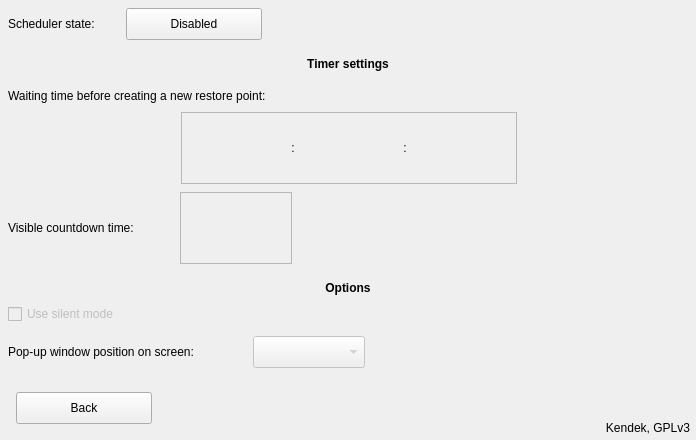
     <widget class="QWidget" name="schedulepanel" native="true">
      <property name="geometry">
       <rect>
        <x>697</x>
        <y>464</y>
        <width>696</width>
        <height>440</height>
       </rect>
      </property>
      <property name="autoFillBackground">
       <bool>true</bool>
      </property>
      <widget class="QLabel" name="schedulerstatetext">
       <property name="geometry">
        <rect>
         <x>8</x>
         <y>8</y>
         <width>113</width>
         <height>32</height>
        </rect>
       </property>
       <property name="text">
        <string>Scheduler state:</string>
       </property>
      </widget>
      <widget class="QPushButton" name="schedulerstate">
       <property name="geometry">
        <rect>
         <x>126</x>
         <y>8</y>
         <width>136</width>
         <height>32</height>
        </rect>
       </property>
       <property name="cursor">
        <cursorShape>PointingHandCursor</cursorShape>
       </property>
       <property name="focusPolicy">
        <enum>Qt::NoFocus</enum>
       </property>
       <property name="text">
        <string>Disabled</string>
       </property>
       <property name="iconSize">
        <size>
         <width>13</width>
         <height>13</height>
        </size>
       </property>
       <property name="checkable">
        <bool>true</bool>
       </property>
      </widget>
      <widget class="QLabel" name="label_24">
       <property name="geometry">
        <rect>
         <x>0</x>
         <y>48</y>
         <width>696</width>
         <height>32</height>
        </rect>
       </property>
       <property name="font">
        <font>
         <weight>75</weight>
         <bold>true</bold>
        </font>
       </property>
       <property name="text">
        <string>Timer settings</string>
       </property>
       <property name="alignment">
        <set>Qt::AlignCenter</set>
       </property>
      </widget>
      <widget class="QLabel" name="label_25">
       <property name="geometry">
        <rect>
         <x>0</x>
         <y>272</y>
         <width>696</width>
         <height>32</height>
        </rect>
       </property>
       <property name="font">
        <font>
         <weight>75</weight>
         <bold>true</bold>
        </font>
       </property>
       <property name="text">
        <string>Options</string>
       </property>
       <property name="alignment">
        <set>Qt::AlignCenter</set>
       </property>
      </widget>
      <widget class="QLabel" name="label_26">
       <property name="geometry">
        <rect>
         <x>8</x>
         <y>80</y>
         <width>680</width>
         <height>32</height>
        </rect>
       </property>
       <property name="text">
        <string>Waiting time before creating a new restore point:</string>
       </property>
      </widget>
      <widget class="QLabel" name="schedulersecondtext">
       <property name="geometry">
        <rect>
         <x>8</x>
         <y>212</y>
         <width>167</width>
         <height>32</height>
        </rect>
       </property>
       <property name="text">
        <string>Visible countdown time:</string>
       </property>
      </widget>
      <widget class="QLabel" name="windowpositiontext">
       <property name="geometry">
        <rect>
         <x>8</x>
         <y>336</y>
         <width>240</width>
         <height>32</height>
        </rect>
       </property>
       <property name="text">
        <string>Pop-up window position on screen:</string>
       </property>
      </widget>
      <widget class="QCheckBox" name="silentmode">
       <property name="enabled">
        <bool>false</bool>
       </property>
       <property name="geometry">
        <rect>
         <x>8</x>
         <y>304</y>
         <width>138</width>
         <height>20</height>
        </rect>
       </property>
       <property name="cursor">
        <cursorShape>PointingHandCursor</cursorShape>
       </property>
       <property name="focusPolicy">
        <enum>Qt::NoFocus</enum>
       </property>
       <property name="text">
        <string>Use silent mode</string>
       </property>
      </widget>
      <widget class="QComboBox" name="windowposition">
       <property name="enabled">
        <bool>false</bool>
       </property>
       <property name="geometry">
        <rect>
         <x>253</x>
         <y>336</y>
         <width>112</width>
         <height>32</height>
        </rect>
       </property>
       <property name="minimumSize">
        <size>
         <width>112</width>
         <height>32</height>
        </size>
       </property>
       <property name="cursor">
        <cursorShape>PointingHandCursor</cursorShape>
       </property>
       <property name="focusPolicy">
        <enum>Qt::NoFocus</enum>
       </property>
      </widget>
      <widget class="QPushButton" name="schedulerback">
       <property name="geometry">
        <rect>
         <x>16</x>
         <y>392</y>
         <width>136</width>
         <height>32</height>
        </rect>
       </property>
       <property name="cursor">
        <cursorShape>PointingHandCursor</cursorShape>
       </property>
       <property name="text">
        <string>Back</string>
       </property>
       <property name="icon">
        <iconset resource="pictures.qrc">
         <normaloff>:/pictures/back.png</normaloff>:/pictures/back.png</iconset>
       </property>
       <property name="iconSize">
        <size>
         <width>13</width>
         <height>13</height>
        </size>
       </property>
      </widget>
      <widget class="QLabel" name="label_27">
       <property name="geometry">
        <rect>
         <x>390</x>
         <y>416</y>
         <width>300</width>
         <height>24</height>
        </rect>
       </property>
       <property name="text">
        <string notr="true">Kendek, GPLv3</string>
       </property>
       <property name="alignment">
        <set>Qt::AlignRight|Qt::AlignTrailing|Qt::AlignVCenter</set>
       </property>
      </widget>
      <widget class="QFrame" name="schedulerdayhrminpanel">
       <property name="geometry">
        <rect>
         <x>181</x>
         <y>112</y>
         <width>336</width>
         <height>72</height>
        </rect>
       </property>
       <property name="autoFillBackground">
        <bool>true</bool>
       </property>
       <property name="frameShape">
        <enum>QFrame::StyledPanel</enum>
       </property>
       <property name="frameShadow">
        <enum>QFrame::Sunken</enum>
       </property>
       <widget class="QPushButton" name="dayup">
        <property name="enabled">
         <bool>false</bool>
        </property>
        <property name="geometry">
         <rect>
          <x>0</x>
          <y>0</y>
          <width>112</width>
          <height>24</height>
         </rect>
        </property>
        <property name="cursor">
         <cursorShape>PointingHandCursor</cursorShape>
        </property>
        <property name="focusPolicy">
         <enum>Qt::NoFocus</enum>
        </property>
        <property name="toolTip">
         <string>More</string>
        </property>
        <property name="icon">
         <iconset resource="pictures.qrc">
          <normaloff>:/pictures/up.png</normaloff>:/pictures/up.png</iconset>
        </property>
        <property name="iconSize">
         <size>
          <width>24</width>
          <height>12</height>
         </size>
        </property>
        <property name="autoRepeat">
         <bool>true</bool>
        </property>
        <property name="autoRepeatInterval">
         <number>50</number>
        </property>
        <property name="flat">
         <bool>true</bool>
        </property>
       </widget>
       <widget class="QPushButton" name="hourup">
        <property name="enabled">
         <bool>false</bool>
        </property>
        <property name="geometry">
         <rect>
          <x>112</x>
          <y>0</y>
          <width>112</width>
          <height>24</height>
         </rect>
        </property>
        <property name="cursor">
         <cursorShape>PointingHandCursor</cursorShape>
        </property>
        <property name="focusPolicy">
         <enum>Qt::NoFocus</enum>
        </property>
        <property name="toolTip">
         <string>More</string>
        </property>
        <property name="icon">
         <iconset resource="pictures.qrc">
          <normaloff>:/pictures/up.png</normaloff>:/pictures/up.png</iconset>
        </property>
        <property name="iconSize">
         <size>
          <width>24</width>
          <height>12</height>
         </size>
        </property>
        <property name="autoRepeat">
         <bool>true</bool>
        </property>
        <property name="autoRepeatInterval">
         <number>50</number>
        </property>
        <property name="flat">
         <bool>true</bool>
        </property>
       </widget>
       <widget class="QPushButton" name="minuteup">
        <property name="enabled">
         <bool>false</bool>
        </property>
        <property name="geometry">
         <rect>
          <x>224</x>
          <y>0</y>
          <width>112</width>
          <height>24</height>
         </rect>
        </property>
        <property name="cursor">
         <cursorShape>PointingHandCursor</cursorShape>
        </property>
        <property name="focusPolicy">
         <enum>Qt::NoFocus</enum>
        </property>
        <property name="toolTip">
         <string>More</string>
        </property>
        <property name="icon">
         <iconset resource="pictures.qrc">
          <normaloff>:/pictures/up.png</normaloff>:/pictures/up.png</iconset>
        </property>
        <property name="iconSize">
         <size>
          <width>24</width>
          <height>12</height>
         </size>
        </property>
        <property name="autoRepeat">
         <bool>true</bool>
        </property>
        <property name="autoRepeatInterval">
         <number>50</number>
        </property>
        <property name="flat">
         <bool>true</bool>
        </property>
       </widget>
       <widget class="QPushButton" name="minutedown">
        <property name="enabled">
         <bool>false</bool>
        </property>
        <property name="geometry">
         <rect>
          <x>224</x>
          <y>48</y>
          <width>112</width>
          <height>24</height>
         </rect>
        </property>
        <property name="cursor">
         <cursorShape>PointingHandCursor</cursorShape>
        </property>
        <property name="focusPolicy">
         <enum>Qt::NoFocus</enum>
        </property>
        <property name="toolTip">
         <string>Less</string>
        </property>
        <property name="icon">
         <iconset resource="pictures.qrc">
          <normaloff>:/pictures/down.png</normaloff>:/pictures/down.png</iconset>
        </property>
        <property name="iconSize">
         <size>
          <width>24</width>
          <height>12</height>
         </size>
        </property>
        <property name="autoRepeat">
         <bool>true</bool>
        </property>
        <property name="autoRepeatInterval">
         <number>50</number>
        </property>
        <property name="flat">
         <bool>true</bool>
        </property>
       </widget>
       <widget class="QPushButton" name="hourdown">
        <property name="enabled">
         <bool>false</bool>
        </property>
        <property name="geometry">
         <rect>
          <x>112</x>
          <y>48</y>
          <width>112</width>
          <height>24</height>
         </rect>
        </property>
        <property name="cursor">
         <cursorShape>PointingHandCursor</cursorShape>
        </property>
        <property name="focusPolicy">
         <enum>Qt::NoFocus</enum>
        </property>
        <property name="toolTip">
         <string>Less</string>
        </property>
        <property name="icon">
         <iconset resource="pictures.qrc">
          <normaloff>:/pictures/down.png</normaloff>:/pictures/down.png</iconset>
        </property>
        <property name="iconSize">
         <size>
          <width>24</width>
          <height>12</height>
         </size>
        </property>
        <property name="autoRepeat">
         <bool>true</bool>
        </property>
        <property name="autoRepeatInterval">
         <number>50</number>
        </property>
        <property name="flat">
         <bool>true</bool>
        </property>
       </widget>
       <widget class="QPushButton" name="daydown">
        <property name="enabled">
         <bool>false</bool>
        </property>
        <property name="geometry">
         <rect>
          <x>0</x>
          <y>48</y>
          <width>112</width>
          <height>24</height>
         </rect>
        </property>
        <property name="cursor">
         <cursorShape>PointingHandCursor</cursorShape>
        </property>
        <property name="focusPolicy">
         <enum>Qt::NoFocus</enum>
        </property>
        <property name="toolTip">
         <string>Less</string>
        </property>
        <property name="icon">
         <iconset resource="pictures.qrc">
          <normaloff>:/pictures/down.png</normaloff>:/pictures/down.png</iconset>
        </property>
        <property name="iconSize">
         <size>
          <width>24</width>
          <height>12</height>
         </size>
        </property>
        <property name="autoRepeat">
         <bool>true</bool>
        </property>
        <property name="autoRepeatInterval">
         <number>50</number>
        </property>
        <property name="flat">
         <bool>true</bool>
        </property>
       </widget>
       <widget class="QLabel" name="schedulerday">
        <property name="geometry">
         <rect>
          <x>8</x>
          <y>24</y>
          <width>96</width>
          <height>24</height>
         </rect>
        </property>
        <property name="autoFillBackground">
         <bool>true</bool>
        </property>
        <property name="alignment">
         <set>Qt::AlignCenter</set>
        </property>
       </widget>
       <widget class="QLabel" name="label_30">
        <property name="geometry">
         <rect>
          <x>104</x>
          <y>24</y>
          <width>16</width>
          <height>24</height>
         </rect>
        </property>
        <property name="text">
         <string notr="true">:</string>
        </property>
        <property name="alignment">
         <set>Qt::AlignCenter</set>
        </property>
       </widget>
       <widget class="QLabel" name="schedulerhour">
        <property name="geometry">
         <rect>
          <x>120</x>
          <y>24</y>
          <width>96</width>
          <height>24</height>
         </rect>
        </property>
        <property name="autoFillBackground">
         <bool>true</bool>
        </property>
        <property name="alignment">
         <set>Qt::AlignCenter</set>
        </property>
       </widget>
       <widget class="QLabel" name="label_32">
        <property name="geometry">
         <rect>
          <x>216</x>
          <y>24</y>
          <width>16</width>
          <height>24</height>
         </rect>
        </property>
        <property name="text">
         <string notr="true">:</string>
        </property>
        <property name="alignment">
         <set>Qt::AlignCenter</set>
        </property>
       </widget>
       <widget class="QLabel" name="schedulerminute">
        <property name="geometry">
         <rect>
          <x>232</x>
          <y>24</y>
          <width>96</width>
          <height>24</height>
         </rect>
        </property>
        <property name="autoFillBackground">
         <bool>true</bool>
        </property>
        <property name="alignment">
         <set>Qt::AlignCenter</set>
        </property>
       </widget>
      </widget>
      <widget class="QFrame" name="schedulersecondpanel">
       <property name="geometry">
        <rect>
         <x>180</x>
         <y>192</y>
         <width>112</width>
         <height>72</height>
        </rect>
       </property>
       <property name="autoFillBackground">
        <bool>true</bool>
       </property>
       <property name="frameShape">
        <enum>QFrame::StyledPanel</enum>
       </property>
       <property name="frameShadow">
        <enum>QFrame::Sunken</enum>
       </property>
       <widget class="QPushButton" name="secondup">
        <property name="enabled">
         <bool>false</bool>
        </property>
        <property name="geometry">
         <rect>
          <x>0</x>
          <y>0</y>
          <width>112</width>
          <height>24</height>
         </rect>
        </property>
        <property name="cursor">
         <cursorShape>PointingHandCursor</cursorShape>
        </property>
        <property name="focusPolicy">
         <enum>Qt::NoFocus</enum>
        </property>
        <property name="toolTip">
         <string>More</string>
        </property>
        <property name="icon">
         <iconset resource="pictures.qrc">
          <normaloff>:/pictures/up.png</normaloff>:/pictures/up.png</iconset>
        </property>
        <property name="iconSize">
         <size>
          <width>24</width>
          <height>12</height>
         </size>
        </property>
        <property name="autoRepeat">
         <bool>true</bool>
        </property>
        <property name="autoRepeatInterval">
         <number>50</number>
        </property>
        <property name="flat">
         <bool>true</bool>
        </property>
       </widget>
       <widget class="QPushButton" name="seconddown">
        <property name="enabled">
         <bool>false</bool>
        </property>
        <property name="geometry">
         <rect>
          <x>0</x>
          <y>48</y>
          <width>112</width>
          <height>24</height>
         </rect>
        </property>
        <property name="cursor">
         <cursorShape>PointingHandCursor</cursorShape>
        </property>
        <property name="focusPolicy">
         <enum>Qt::NoFocus</enum>
        </property>
        <property name="toolTip">
         <string>Less</string>
        </property>
        <property name="icon">
         <iconset resource="pictures.qrc">
          <normaloff>:/pictures/down.png</normaloff>:/pictures/down.png</iconset>
        </property>
        <property name="iconSize">
         <size>
          <width>24</width>
          <height>12</height>
         </size>
        </property>
        <property name="autoRepeat">
         <bool>true</bool>
        </property>
        <property name="autoRepeatInterval">
         <number>50</number>
        </property>
        <property name="flat">
         <bool>true</bool>
        </property>
       </widget>
       <widget class="QLabel" name="schedulersecond">
        <property name="geometry">
         <rect>
          <x>8</x>
          <y>24</y>
          <width>96</width>
          <height>24</height>
         </rect>
        </property>
        <property name="autoFillBackground">
         <bool>true</bool>
        </property>
        <property name="alignment">
         <set>Qt::AlignCenter</set>
        </property>
       </widget>
      </widget>
     </widget>
